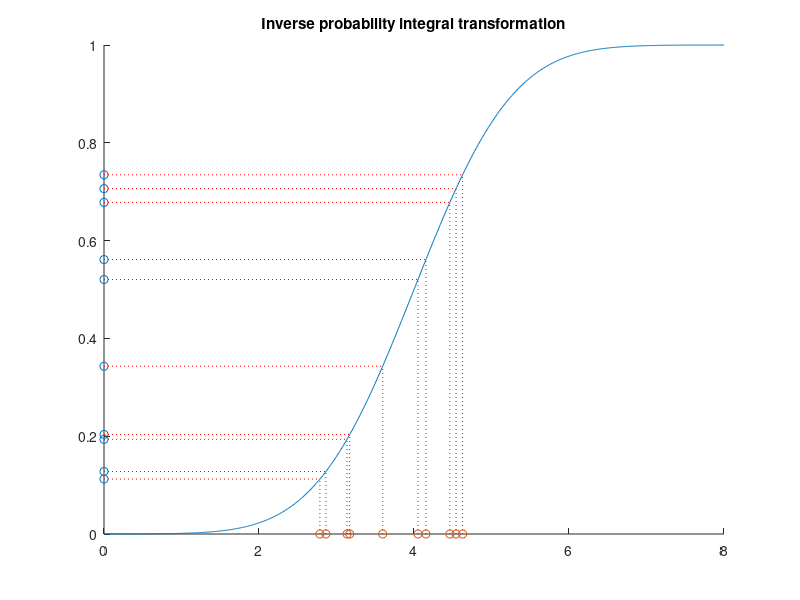
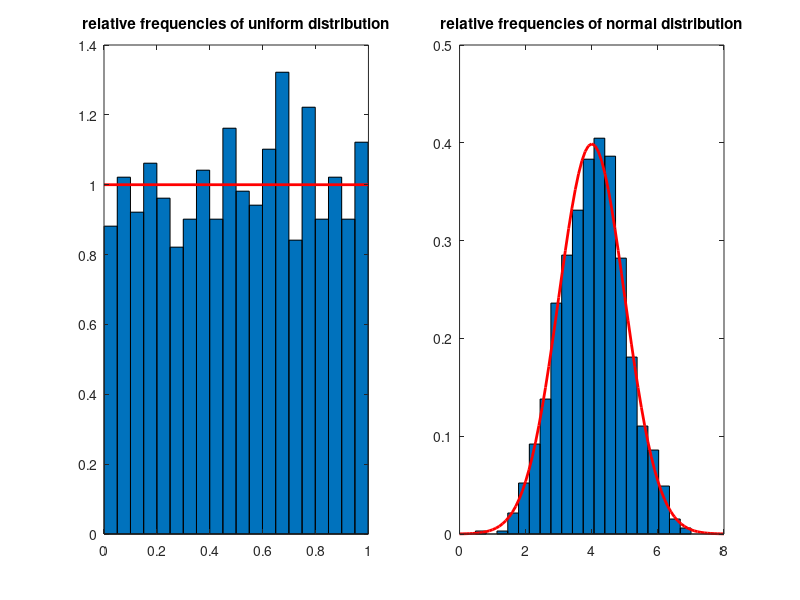

Write MATLAB code to recreate these figures, in order. (Note: this script raises an error after producing the figures.)
%% Value-at-risk and GARCH
% Christian Groll
%
% Seminar für Finanzökonometrie, Ludwig-Maximilians-Universität 
% M�nchen. 
%
% All rights reserved.

%%
% Although the previous parts of the script shall not be
% understood as rigorous scientific investigation of the topics
% treated, they nevertheless demonstrate some first indications
% that simple regression models or curve fitting techniques do
% not provide the desired informational gains in financial 
% applications. The deterministic and predictable part of stock
% prices is usually too small, compared with the large
% uncertainty that is involved. Hence, stock market prices are
% commonly perceived as stochastic, so that they are best
% described in the framework of probability theory. This part of
% the course shall introduce some of the basic concepts used to
% capture the stochasticity in stock prices.

%% Required functions
%   garchestimation

%% Monte Carlo simulation
% As part of the standard MATLAB program the function rand()
% enables simulation of uniformly distributed pseudo random 
% variables. This is one of the most important tools for
% financial econometrics. However, the key to understanding this
% importance is to understand that these uniformly distributed
% simulated values can be transformed to samples of any given
% distribution function by a simple transformation.

% init params
n = 1000;     % sample size
nBins = 20;   % number of points per bin

% simulate from uniform distribution
simU = rand(n, 1);

% check appropriateness
hist(simU, nBins)

% calculate expected number of bins
expNum = n/nBins;

% include horizontal line at expected number of points per bin
line([0 1], expNum*[1 1], 'Color', 'r')
title(['sample size: ' num2str(n) ' / expected points per bin: '...
    num2str(expNum)])

%%
% In order to simulate random numbers of different distributions,
% one has to make use of the fact that the inverse cumulative
% distribution function F^(-1), applied to a uniformly 
% distributed random variable simU, generates a random vector with 
% cumulative distribution equal to F. This theorem is called 
% inverse probability integral transformation (PIT), and can be 
% best understood by looking at a graphical visualization. Here, 
% we use the normal distribution as an example.

% init params
n2 = 10;    % sample size
mu = 4;     % params distribution 
sigma = 1;

% show first n2 points of simU on y-axis
close
scatter(zeros(n2, 1), simU(1:n2), 'r.')
hold on;

% plot cumulative distribution function
grid = 0:0.01:8;
vals = normcdf(grid, mu, sigma);
plot(grid, vals)

% scatter resulting values after inverse PIT
X = norminv(simU, mu, sigma);
scatter(X(1:n2), zeros(n2, 1), 'r.')

% plot lines between points to indicate relation
for ii=1:n2
    % horizontal line, beginning in uniform sample point
    line([0 X(ii)], [simU(ii) simU(ii)], 'Color', 'r',...
       'LineStyle', ':')
    
    % vertical line, beginning in new point, up to function
    line([X(ii) X(ii)], [0 simU(ii)], 'Color', 'r', 'LineStyle', ':')
end
title('Inverse probability integral transformation')

%%
% As can be seen, points in the middle of the [0 1] interval
% encounter a very steep slope of the cumulative distribution
% function, so that the distances between those points are
% effectively reduced. Hence, the associated area on the x-axis
% will exhibit an accumulation of sample points. In contrast to
% that, points in the outer quantiles of the distribution will
% encounter a very shallow slope, and hence will be taken further
% apart of each other.
%
% In order to show that this distortion happens exactly in the 
% required way to produce sample points of the predetermined 
% distribution, one can compare the relative frequencies of the 
% sample points with the probability density function of the 
% targeted distribution.

figure('position', [50 50 1200 600])

% plot histogram, normalized to entail area of one
subplot(1, 2, 1);
[counterU locationsU] = hist(simU, nBins);  % count points in bins
width = diff(locationsU(1:2));          % get bin width
bar(locationsU, counterU/(n*width), 1);   % Rescale bins to sum up
        % to area 1. Without adjustment, area is number of points
        % time bin width.
hold on;

% include underlying uniform distribution
plot([0 1], [1 1], 'r', 'LineWidth', 2)
title('relative frequencies of uniform distribution')

% plot histogram of transformed sample points, normalized
subplot(1, 2, 2);
[counterX locationsX] = hist(X, nBins);
width = diff(locationsX(1:2));
bar(locationsX, counterX/(n*width), 1);
hold on;

% include underlying normal distribution
grid = mu-4:0.1:mu+4;
plot(grid, normpdf(grid, mu, sigma), 'r', 'LineWidth', 2);
title('relative frequencies of normal distribution')

%%
% Hence, given any distribution function, we now are capable of
% simulating samples of it. However, in practice we usually
% encounter a different problem : we observe some data, but do
% not know the underlying distribution function, which has to be
% estimated based on the data.
%
% We will now implement code to estimate the parameters of a
% given distribution function based on maximum likelihood. In
% order to get an impression of how good the estimation step
% performs, we will adapt it to simulated data with known
% underlying distribution first.
%
% The likelihood of a given sample point is defined as the value
% of the probability density function. Furthermore, the
% likelihood of a given sample with more than one point is
% defined as the product of the individual likelihoods. 

% init params example
n = 1000;   % number sample points
mu = 2;
sigma = 1;
points = normrnd(mu, sigma, n, 1);    % simulate data points

% likelihood first point only
lh1 = (sigma^2*2*pi)^(-0.5)*exp((-0.5)*(points(1)-mu)^2/sigma^2);
fprintf(['\nThe likelihood of the first point is given by '...
    num2str(lh1) '.\n'])
fprintf(['It also can be calculated using an '...
    'existing MATLAB function:\n'...
    'normpdf(points(1), mu, sigma) = ' ...
    num2str(normpdf(points(1), mu, sigma))...
    '.\n'])

%%

% calculate lh for all individual points
lhs = normpdf(points, mu, sigma);

% multiply first k points for each k up to 10
cumulatedLikelihoods = cumprod(lhs(1:10))'

%% 
% As can be seen, through multiplication the absolute value of
% the overall likelihood becomes vanishingly small very fast.
% This imposes numerical problems to the process of calculation,
% since MATLAB only uses a finite number of decimal places.
% Hence, parameter estimation is always done by maximization of
% the log-likelihood function. Note that multiplication of
% individual likelihoods becomes summation under the
% transformation to log-likelihoods.

% calculate log-likelihood for sample points
llh = -0.5*log(sigma^2*2*pi)-0.5*(points-mu).^2/sigma^2;

% show cumulate sum
cumulatedSum = cumsum(llh(1:10))'

%% 
% As can be seen, using log-likelihood does not cause the same
% numerical problems. Now, let's create an anonymous function
% that takes the parameters of the normal distribution and the
% sample points as input, and calculates the negative
% log-likelihood. This function subsequently can be used in the
% optimization routine.

% anonymous function
nllh = @(params, data)sum(0.5*log(params(2)^2*2*pi)+...
    0.5*(data-params(1)).^2/params(2)^2); % note: in order to 
            % fulfill the requirements of the subsequent
            % optimization, the argument that shall be optimized
            % has to be given first, with all parameters
            % contained in one vector!        
            
% check correctness with existing MATLAB function
negLogLikelihoods = ...
    [nllh([mu sigma], points) normlike([mu sigma], points)]

%%
% Obviously, both values are identical.
   
%% 
% Since the parameter sigma of the normal distribution may not
% take on negative values, we are confronted with a constrained
% optimization problem. Hence, we have to use the function 
% fmincon.

% simulate random points from normal distribution
points = normrnd(mu, sigma, 1000, 1);

% standard normal as first guess
params0 = [0 1];

% specify bounds on parameters
lb = [-inf 0.1];
ub = [inf inf];

% set options for optimization
opt = optimset('algorithm', 'interior-point', 'TolX', 1e-14);

% three ways to perform optimization: using anonymous function
paramsHat1 = ...
   fmincon(@(params)nllh(params, points), params0, ...
   [], [], [], [], lb, ub, [], opt);

% different way, using anonymous function
paramsHat2 =...
    fmincon(nllh, params0, ...
    [], [], [], [], lb, ub, [], opt, points);

% using existing MATLAB function
paramsHat3 =...
    fmincon(@(params)normlike(params, points), params0, ...
    [], [], [], [], lb, ub, [], opt);

% showing wrong syntax using existing function
try
    paramsHat4 =...
        fmincon(normlike, params0, ...
        [], [], [], [], lb, ub, [], opt, points);
catch err
    fprintf(['MATLAB displays the following error:\n"'...
        err.message '"\n']);
end

%%
% While the first three optimization calls stop regularly, the
% fourth syntax produces an error as predicted. Comparison of the
% estimated parameters of the successful optimizations show
% equally good results for all three.

% compare results of different optimizations with real values
compareToRealParams = [mu sigma; paramsHat1; ...
    paramsHat2; paramsHat3]

%%
% Now that we successfully estimated the underlying normal
% distribution, we want to try the same estimation procedure for
% a Student's t-distribution.

% init params
n = 1000;
nu = 4;

% simulate values per inverse PIT
X = tinv(rand(n, 1), nu);

% determine individual likelihoods for vector of observations
lh = @(nu, X)gamma((nu+1)/2)*(nu*pi)^(-0.5)/gamma(nu/2)...
    *(1+X.^2/nu).^(-(nu+1)/2);

%%
% Note: function lh returns a vector itself. See for example:
outputDimension = size(lh(4, X))

%%
% Define function nllh_t that calculates the negative overall 
% log-likelihood based on the output of function lh.

% taking log of each entry and summing up
nllhT = @(nu, X)-sum(log(lh(nu, X)));


%% 
% Specify optimization settings and conduct optimization.

% init guess
param0 = 10;

% boundary constraints
lb = 0.1;
ub = inf;

% optimization
paramHat = fmincon(nllhT, param0, [], [], [], [], ...
    lb, ub, [], [], X);

%%
% Note that MATLAB displays a warning message, indicating that
% the currently used searching algorithm might not be accurate.
% You can switch to any of the suggested algorithms by changing
% the respective property of the optimization options structre
% via optimset(). Nevertheless, the results obtained are not too
% bad after all.

% compare with real parameter
compareToRealParam = [nu paramHat]

%% Application to real data
% Now we want to examine whether observed returns in the real
% world approximately follow a normal distribution. As first
% example we will chose the German stock market index for our
% investigation.

% specify ticker symbol as string variable
tickSym = '^GDAXI';     % specify stock data of interest

% specify beginning and ending as string variables
dateBeg = '01011990';       %  day, month, year: ddmmyyyy
dateEnd = datestr(today, 'ddmmyyyy');  % today as last date

% load data
daxCrude = hist_stock_data(dateBeg, dateEnd, tickSym);

% process data
[DAX.dates DAX.prices] = processData(daxCrude);

% calculate percentage log returns
DAX.logRet = 100*(log(DAX.prices(2:end))-log(DAX.prices(1:end-1)));

%%
% Fitting parameters of normal distribution to data.

% init bounds
lb = [-inf 0.001];
ub = [inf inf];

% optimization settings
opt = optimset('display', 'off', 'algorithm', 'sqp'); 

% estimate normal distribution parameters
paramsHat = ...
   fmincon(nllh, params0, ...
   [], [], [], [], lb, ub, [], opt, DAX.logRet);

% compare parameters with estimation from existing function
[muHat sigmaHat] = normfit(DAX.logRet);
paramComparison = [paramsHat; muHat sigmaHat]

%%
% In order to examine the goodness-of-fit of the estimated normal
% distribution, some visualizations can be helpful. First, a
% normalized histogram of the data shall be compared to the 
% probability density function of the fitted distribution.
% Moreover, as the largest financial risks are located in the
% tails of the distribution, the figure also shall show a more
% amplified view on the lower tail.

% show normalized histogram with density of normal distribution
[counterX locationsX] = hist(DAX.logRet, 50);
width = diff(locationsX(1:2));

% show bar diagram in first subplot
figure('position', [50 50 1200 600])
subplot(1, 2, 1);
bar(locationsX, counterX/(numel(DAX.logRet)*width), 1);
hold on;

% init grid
grid =...
    paramsHat(1)-5*paramsHat(2):0.01:paramsHat(1)+5*paramsHat(2);

% include underlying normal distribution
plot(grid, normpdf(grid, paramsHat(1), paramsHat(2)), ...
    'r', 'LineWidth', 2);
title('relative frequencies with normal distribution')

% show lower tail region amplified
subplot(1, 2, 2);
hold on;
bar(locationsX, counterX/(numel(DAX.logRet)*width), 1);
plot(grid, normpdf(grid, paramsHat(1), paramsHat(2)), ...
    'r', 'LineWidth', 2);
axis([paramsHat(1)-7*paramsHat(2) paramsHat(1)-2*paramsHat(2)...
    0 0.02])
title('lower tail')
hold off

%%
% As the amplification of the comparison of the lower tails
% shows, the relative frequency of extremely negative realizations
% is much larger than what would be suggested by the normal
% distribution. This indicates that the shape of the normal
% distribution is not able to provide a good fit to the
% realizations of stock returns observed. Another way to
% visualize the deviations between normal distribution modeling
% and reality is the QQ-plot.
%
% In order to compare the quantiles of the empirical returns with
% the quantiles of a given distribution function using MATLAB's
% qq-plot function, we need to specify the respective
% distribution by handing over simulated sample points with
% given distribution.

close   % close previous figure
figure('position', [50 50 1200 600])
subplot(1, 2, 1)

% generate sample points of given distribution
sample = normrnd(paramsHat(1), paramsHat(2), numel(DAX.logRet), 1);

% qq-plot: empirical returns vs. estimated normal distribution
qqplot(DAX.logRet, sample);
title('built-in qqplot')
xLimits = get(gca, 'xLim');
yLimits = get(gca, 'yLim');

%% 
% To avoid the imprecision caused by the determination of the
% function via sample values, and to get a more detailed
% understanding of the concept of qq-plots, we now want to
% reproduce the shown graphic with own code. Thereby the main 
% idea of a qq-plot is to plot quantiles corresponding to an
% equidistant grid of probabilities against each other. While 
% quantiles of the normal distribution can be calculated, 
% quantiles refering to the distribution of the observed data 
% points are approximated with the respective empirically 
% estimated values.

% arrange entries in chronological order
sorted = sort(DAX.logRet);

% init grid of equidistant probabilities
associatedCDFvalues = ((1:numel(sorted))/(numel(sorted)+1));

% associated ecdf values increase with fixed step size
format rat
associatedCDFvalues(1:4)
format short

%%

% get associated normal quantile values
convertToNormalQuantiles = ...
    norminv(associatedCDFvalues, paramsHat(1), paramsHat(2));

% generate qq-plot
subplot(1, 2, 2)
scatter(sorted, convertToNormalQuantiles, '+'); shg
xlabel('empirical quantiles')
ylabel('quantiles normal distribution')
set(gca, 'xLim', xLimits, 'yLim', yLimits);
title('manually programmed qq-plot')

% include straight line to indicate matching quantiles
line(xLimits, xLimits, 'LineStyle', '-.', 'Color', 'r')

%%
% Again, the qq-plot shows that the empirical quantiles in the
% lower tail are lower than suggested by the normal distribution.
% This is a commonly observable pattern of financial data, and it
% is refered to as fat tails. 

%% VaR
% With these insights in mind, we now want to estimate the 
% value-at-risk for the German stock index. The value-at-risk 
% associated with a given asset is nothing else than a lower 
% quantile of the distribution of returns. Hence, a value-at-risk
% of confidence level 95% denotes nothing else than a return 
% level that is fallen short of at maximum 5% of the times. 
% This value will be estimated on three different ways.

% init different value-at-risk confidence levels
quants = [0.005 0.01 0.05];

% estimate VaR based on fitted values of normal distribution
varNorm = norminv(quants, paramsHat(1), paramsHat(2));

%%
% Estimate DoF parameter for Student's t-distribution.

% determine individual likelihoods for a points vector
lh = @(nu, X)gamma((nu+1)/2)*(nu*pi)^(-0.5)/gamma(nu/2)...
    *(1+X.^2/nu).^(-(nu+1)/2);

% define function taking log of each entry and summing up
nllhT = @(nu, X)-sum(log(lh(nu, X)));

% init guess
param0 = 10;

% boundary constraints
lb = 0.1;
ub = inf;

% set options for optimization
opt = optimset('algorithm', 'sqp');

% optimization
paramHatT = fmincon(nllhT, param0, [], [], [], [], ...
    lb, ub, [], opt, DAX.logRet);

%%
% Associated value-at-risk estimations are given as the quantiles
% of the fitted Student's t-distribution and can be calculated by
% inversion.

% apply inverse cumulative distribution function
varT = icdf('t', quants, paramHatT);

%% 
% As third alternative, the value-at-risk can be estimated
% directly based on the observed returns as empirical quantiles.

% estimate VaR based on empirical quantiles
varEmp = quantile(DAX.logRet, quants);

% compare different VaR estimations
compareVaRs = [quants' varNorm' varT' varEmp']

% display labels of columns below
fprintf('\nConfLevels Norm Distr T Distr   Emp Quants\n')

%%
% As can be seen, the estimated values of VaR are quite different
% for different estimators. In contrast to the normal
% distribution, the Student's t-distribution assigns more
% probability to tail regions, which results in more extreme
% quantile values. However, this result does not yet
% automatically imply that a Student's t-distribution is the more
% appropriate distribution. In order to check both distributions
% for their goodness, we have to compare them in a backtesting
% procedure.

%% Backtesting
% For reasons of space we want to conduct the visual analysis
% only for one level of confidence. However, figures of the other
% confidence levels easily can be accessed through changing the
% determining index variable lev.


% init confidence level as index of variable quants
lev = 2;

figure('position', [50 50 1200 600]);

% show exceedances for normal distribution
subplot(1, 2, 1);

% indicate exceedances with logical vector
exceed = DAX.logRet <= varNorm(lev);

% show exceedances in red
scatter(DAX.dates([logical(0); exceed]), DAX.logRet(exceed), '.r')
        % first date entry left out since DAX.dates refers to
        % longer time series of prices
hold on;

% show non-exceedances in blue
scatter(DAX.dates([logical(0); ~exceed]), ...
    DAX.logRet(~exceed), '.b')
datetick 'x'
set(gca, 'xLim', [DAX.dates(2) DAX.dates(end)]);

% include VaR estimation
line([DAX.dates(2) DAX.dates(end)], varNorm(lev)*[1 1], ...
    'Color', 'k')
title(['Exceedance frequency ' ...
    num2str(sum(exceed)/numel(DAX.logRet), 2) ' instead of '...
    num2str(quants(lev))])

% same plot with results based on Student's t-distribution
subplot(1, 2, 2);
exceed2 = DAX.logRet <= varT(lev);
scatter(DAX.dates([logical(0); exceed2]), ...
    DAX.logRet(exceed2), '.r')
hold on;
scatter(DAX.dates([logical(0); ~exceed2]), ...
    DAX.logRet(~exceed2), '.b')
datetick 'x'
set(gca, 'xLim', [DAX.dates(2) DAX.dates(end)]);
line([DAX.dates(2) DAX.dates(end)], varT(lev)*[1 1], ...
    'Color', 'k')
title(['Exceedance frequency ' ...
    num2str(sum(exceed2)/numel(DAX.logRet), 2) ' instead of '...
    num2str(quants(lev))])

%%
% For further investigation of the goodness of the respective 
% estimation approaches, all exceedance frequencies are compared 
% to in a table.

% calculate exceedance frequencies for normal distribution
normFrequ = ...
    [sum((DAX.logRet <= varNorm(1))/numel(DAX.logRet));...
    sum((DAX.logRet <= varNorm(2))/numel(DAX.logRet));...
    sum((DAX.logRet <= varNorm(3))/numel(DAX.logRet))];

% calcualte exceedance frequencies for Student's t-distribution
tFrequ = ...
    [sum((DAX.logRet <= varT(1))/numel(DAX.logRet));...
    sum((DAX.logRet <= varT(2))/numel(DAX.logRet));...
    sum((DAX.logRet <= varT(3))/numel(DAX.logRet))];

% calculate exceedance frequencies for empirical quantiles
empFrequ = ...
    [sum((DAX.logRet <= varEmp(1))/numel(DAX.logRet));...
    sum((DAX.logRet <= varEmp(2))/numel(DAX.logRet));...
    sum((DAX.logRet <= varEmp(3))/numel(DAX.logRet))];

% display table
fprintf('\nExceedance frequencies:\n')
fprintf('Norm distr   t distr   Emp distr\n')
for ii=1:numel(quants)
    fprintf('%1.5f     %1.5f     %1.5f\n', ...
        normFrequ(ii), tFrequ(ii), empFrequ(ii));
end

%%
% This analysis shows two commonly observable characteristics.
% First, the exceedance frequencies associated with the empirical
% estimator are almost exactly the size that we want to observe.
% However, this should not lead you to erroneously conclude that
% the empirical estimator is unambiguously the best estimator,
% since the perfect fit is only achieved in-sample, that is it is
% achieved only on the data that we used for estimation. This is
% a classical overfitting problem, since we adjusted the 
% estimated quantiles to exactly match the observed data points 
% in the first place. Examining the out-of-sample properties of 
% the empirical estimator will show that it is not performing 
% equally well when applied to "unseen" data.
%
% And second, while all three estimators seem to approximately match 
% the demanded exceedance frequencies, the occurrences of the
% exceedances are clustered through time. That is, exceedances
% are not distributed uniformly over time, but observing an
% exceedance at one day increases the likelihood of an additional
% exceedance within the next days. This weakness of all
% estimators arises from the fact that we dropped all information
% of the sample with respect to the time dimension, since we
% treated returns as i.i.d. realizations of a certain random
% variable. Hence, estimating risk more adequately requires
% modeling the observations as time series in order to be able to
% match temporarily evolving high-volatility phases.

%% Simulation study: empirical quantiles
% In order to examine the properties of the empirical quantiles
% estimator we now will perform a short simulation study. The
% idea is to sample observations of a given distribution
% function, apply the empirical quantiles estimator to the sample
% data, and check whether we are able to approximately retrieve
% the quantile values of the original underlying distribution.

% init params
reps = 10000;       % number of repetitions
sampSize = 2500;    % approximately 10 years of data
dist = 't';         % underlying distribution 
param = 5;          % parameters: dimension depending on distr.
nBins = 30;         % number of bins in histogram plot

% get real quantile values
realQuants = icdf(dist, quants, param);

% preallocate result matrix
estQuants = zeros(reps, numel(quants));  % for each repetition we 
            % will get estimated values for each confidence level

% using for-loop, because of limited memory
for ii=1:reps
    % simulate data sample
    simU = rand(sampSize, 1);
    sampData = icdf(dist, simU, param);
    
    % get empirical quantiles for this repetition
    estQuants(ii, :) = quantile(sampData, quants);
end

% plot results
figure('position', [50 50 1200 600])
for ii=1:numel(quants)
    subplot(1, numel(quants), ii);
    hist(estQuants(:, ii), nBins)
    
    % include line indicating real quantile value
    yLimits = get(gca, 'yLim');
    line(realQuants(ii)*[1 1], yLimits, 'Color', 'r')
    
    % calculate mean squared error
    mse = sum((estQuants(:, ii)-realQuants(ii)).^2)/reps;
    
    title(['Quantile: ' num2str(quants(ii), 2) ',  MSE: ' ...
        num2str(mse, 3)])
end

%% 
% As indicated by the mean squared error as well as by the
% different scales of the x-axis, the goodness of the empirical
% quantile estimator decreases with decreasing quantile values.
% This is no surprise, since a sample of size 2500 on average
% only produces 12.5 observations below it's 0.005 quantile.
% Since the number of expected observations below the quantile
% value is the relevant size to the estimation procedure, the
% average performance of the estimator is rather poor.
   
%% Autoregressive processes
% The main idea of time series analysis is to not consider
% observations as independent over time, but to admit an effect
% of past returns to the distribution of todays return. The most
% common way thereby is to render first and second moments
% conditional. We will start with time-varying first moments.
% A very helpful device to detect serial dependence is to
% estimate the autocorrelation function of the process.

% init params
nLags = 20;     % number of lags

% estimate autocorrelation function
autoCorrCoeff = zeros(1, nLags);
for ii=1:nLags
    % get correlation between days of distance ii
    autoCorrCoeff(ii) = ...
        corr(DAX.logRet(1:end-ii), DAX.logRet(ii+1:end));
end

% plot estimated autocorrelation function
close
figure('position', [50 50 1200 600])
subplot(1, 2, 1)
stem(1:nLags, autoCorrCoeff, 'r.', 'MarkerSize', 12)
set(gca, 'yLim', [-0.2 1]);
set(gca, 'xGrid', 'on', 'yGrid', 'on')

% plot autocorrelation using existing MATLAB function
subplot(1, 2, 2)
autocorr(DAX.logRet)

%%
% Though there might be evidence for autocorrelation at lags 3
% and 4, there is rather no clear pattern observable. We now will
% try to replicate the observed autocorrelation function. First,
% we will investigate the properties of an AR(1) process by
% simulating a sample path of it.

% init params
a = 0.4;    % autoregression coefficient
n = 10000;   % path length
sigma = 0.8;    % standard deviation residual
y0 = 0;         % starting value

% simulate data
epsilons = normrnd(0, sigma, n, 1);
y = zeros(n, 1);
y(1, 1) = y0;

% because of the recursive nature of autoregressive processes we
% have to use for-loop
for ii=2:n
    y(ii) = a*y(ii-1)+epsilons(ii);
end

% plot path
close
figure('position', [50 50 1200 600])
subplot(1, 2, 1);
plot(y(1:150))
title('Simulated sample path')

% plot associated empirical autocorrelation function
subplot(1, 2, 2);
autocorr(y)

%%
% As can be seen, the autoregressive term of lag 1 causes a
% significant non-zero autocorrelation function in both first two
% lags. Since we observed a negative third lag and positive 
% fourth lag, we will take a look at a fourth order 
% autoregressive process.

% init params
a3 = -0.1;
a4 = 0.1;
y0 = 0;
y1 = 0;
y2 = 0;
y3 = 0;

% simulate data
epsilons = normrnd(0, sigma, n, 1);
y = zeros(n, 1);
y(1:4, 1) = [y0; y1; y2; y3];

for ii=5:n
    y(ii) = a3*y(ii-3)+a4*y(ii-4)+epsilons(ii);
end

% plot sample path
close
figure('position', [50 50 1200 600])
subplot(1, 2, 1);
plot(y(1:150))
title('simulate sample path')

% plot empirical autocorrelation function
subplot(1, 2, 2);
autocorr(y)

%% 
% As both graphics indicate, there lies a great flexibility in
% AR-processes when it comes to replicating first-moment features
% of real data. However, it is very difficult to distinguish
% between stochastically evolved artificial patterns and real
% existing autocorrelated structures.

% Although the empirical autocorrelation function seems to
% indicate that AR-processes could be able to replicate some
% first-moment characteristics of observable financial time 
% series, there are some considerable differences in
% the patterns of the second moments. One way to see this is by
% looking at the empirical autocorrelation functions of squared
% returns.

% compare autocorrelation functions of squared returns
close
figure('position', [50 50 1200 600])
subplot(1, 2, 1);
autocorr(DAX.logRet.^2)
title('real data')
subplot(1, 2, 2)
autocorr(y.^2)
title('simulated AR-data')

%% 
% As can be seen, squared returns exhibit long-lasting and
% persistent autocorrelations. This result can be interpreted as
% follows: correlation between squared returns is an indication
% of correlation between absolute return sizes. That is, if we
% observe high absolute returns at previous days, there is a
% high likelihood of a high absolute return for today, too. In
% other words: if previous returns exhibit high volatilities
% (high absolute values), today's absolute return is more likely to be
% high itself, while low volatility of previous days is likely to
% be followed by a return with small absolute value itself. This
% observation matches with the volatility clusters observed
% before.

%% Fitting AR(2) processes
% This is part of the homework.

%% GARCH(1,1)
% Since autoregressive processes are not able to replicate the
% persistent volatilities observable at financial time series, we
% need to come up with another model, called GARCH (generalized 
% autoregressive conditional heteroscedasticity). The idea
% associated with GARCH models is to render second moments
% conditional. That is, the model shall capture the pattern of
% financial time series that periods of high volatility are
% followed more likely by another high absolute return. Hence,
% the model treats the volatility prevailing at a certain point
% in time as conditional on the past realizations, with positive
% relationship between past volatility and conditional current
% volatility. Today's variance h(t) is modelled as linear function
% of yesterday's variance h(t-1) and yesterday's squared 
% observation y(t-1).^2. 
%
%   y(t) = sqrt(h(t))*epsilon(t)
%   h(t) = k + GARCH*h(t-1) + ARCH*y(t-1)^2
%
% In order to get a first impression about the model, we will 
% first simulate some data with given parameters.
%
% Since conditional distributions depend on yesterday's
% observation and standard deviation, the first simulated value
% of our path also needs some specification of the values of the
% previous days.

% starting values
y0 = 0;     
sigma0 = 1;

% init params
sampSize = 10000;       % path length

% GARCH parameters: h(t)=k+GARCH*h(t-1)+ARCH*y(t-1)^2
garch = 0.6;
arch = 0.2;
k = 0.2;

% preallocate y and sigma
y = zeros(sampSize, 1);
sigmas = zeros(sampSize, 1);

% simulate standardized residuals
epsilons = randn(sampSize, 1);

% take first values as given
y(1) = y0;
sigmas(1) = sigma0;

for ii=2:sampSize
    % calculate new sigma
    sigmas(ii) = ...
        sqrt(k+garch*sigmas(ii-1)^2 + arch*y(ii-1)^2);
    
    % multiply standardized residual with current standard dev.
    y(ii) = epsilons(ii)*sigmas(ii);
end

% visualization of simulated data patterns
close
figure('position', [50 50 1200 800])

% show sample path
subplot(3, 2, 1:2);
plot(y(1:600))
title('sample path')

% show simulated series of conditional standard deviations
subplot(3, 2, 3:4);
plot(sigmas(1:600))
title('conditional standard deviations')

% show autocorrelation functions
subplot(3, 2, 5);
autocorr(y)
title('autocorr returns')
set(gca, 'yLim', [-0.2 0.6]);
subplot(3, 2, 6);
autocorr(y.^2)
set(gca, 'yLim', [-0.2 0.6]);
title('autocorr squared returns')

%%
% When looking at the visualization, some points become evident.
% First, the time series does exhibit volatility clusters of
% small scale. While there do appear short periods with
% relatively high standard deviations, the high volatility
% phases seem to disappear faster than in reality. And second,
% the model in general seems to be appropriate to generate
% persistent dependencies in absolute returns, measurable through
% the autocorrelation function applied to squared returns.
% Nevertheless, the persistency measured with the autocorrelation
% also drops faster than for comparable real data.

%%
% To break away from the distortions incorporated by arbitrarily
% chosing the parameters of the model, we now want to fit a GARCH
% model to empirical data via maximum likelihood. However, in
% order to get a better understanding about the individual steps 
% of the fitting procedure, we first implement some stand-alone 
% parts for simulated data.

% determine time series
tSeries = y;

% treat initial standard deviation and parameters as given
initSigma = 1;
params = [k garch arch];

%%
% The main point here is that once we are given the time series, 
% the parameter values and the initial standard deviation, we are
% able to reconstruct the series of sigmas.

% preallocate reconstructed sigmas
retrieveSigmas = zeros(numel(tSeries), 1);
retrieveSigmas(1) = initSigma;

% reconstruction
for ii=2:numel(tSeries)
    % current sigmas depend on last sigma and last observation
    % through parameter values of the model
    retrieveSigmas(ii) = sqrt(params(1)+...
        params(2)*retrieveSigmas(ii-1)^2 + ...
        params(3)*tSeries(ii-1)^2);
end

%%
% As verification, sigmas of simulated time series can be
% compared with those reconstructed.
figure('position', [50 50 1200 600])
subplot(2, 1, 1);
plot(sigmas)
title('simulated sigmas')
subplot(2, 1, 2);
plot(retrieveSigmas)
title('retrieved sigmas')

%% 
% Given the reconstructed series of time-varying sigma values, we
% now can calculate the log-likelihood of the observed time
% series. Thereby observations are assumed to be conditionally
% normally distributed with standard deviation given by sigma.

% calculate negative log-likelihood
nllh = sum(0.5*log(retrieveSigmas.^2*2*pi)+...
    0.5*(tSeries.^2./retrieveSigmas.^2));

%%
% Since the series of retrieved sigmas depends on the selection
% of parameters and initial values, the negative log-likelihood
% also is influenced by these inputs. Hence, we can come up with
% a two-step estimation procedure, where in a first step the
% series of sigmas is retrieved, and in a second step the
% associated negative log-likelihood is calculated. Bundling both
% steps in one function, we get an objective function usable for
% optimization. This function is implemented as
% garchEstimation(). Now we will perform the estimation of the
% GARCH parameters.

% init params
params0 = [0.1 0.1 0.1];

% linear parameter restrictions: params(2)+params(3)<1
A = [0 1 1];
b = 1;

% lower and upper bounds
lb = [0.01 0.01 0.01];
ub = [0.99 0.99 0.99];

% init vals
data = y;
initVals = [0 1];

% optimization settings
opt = optimset('algorithm', 'sqp');

% optimization
paramsHat = fmincon(...
    @(params)garchEstimation(params, data, initVals), params0, ...
    A, b, [], [], lb, ub, [], opt);

compareToRealParams = [paramsHat; params]

%% 
% Given our estimated values we are again able to extract a
% series of sigma values. These extracted sigma values give us an
% indication of whether there have been periods of high
% volatility in the time series or not. The following cell will
% perform the same analysis for real stock data.

% specify data
data = DAX.logRet;

% optimization settings
opt = optimset('algorithm', 'sqp');

% optimization
[paramsHat nllhVal] = fmincon(...
    @(params)garchEstimation(params, data, initVals), params0, ...
    A, b, [], [], lb, ub, [], opt);

% extract estimated sigma series 
retrieveSigmas = zeros(numel(data), 1);
retrieveSigmas(1) = initVals(2);

% reconstruction
for ii=2:numel(data)
    % current sigmas depend on last sigma and last observation
    % through parameter values of the model
    retrieveSigmas(ii) = sqrt(paramsHat(1)+...
        paramsHat(2)*retrieveSigmas(ii-1)^2 + ...
        paramsHat(3)*data(ii-1)^2);
end

% plot observed values with extracted sigmas
close
figure('position', [50 50 1200 600])

subplot(2, 1, 1);
plot(DAX.dates(2:end), DAX.logRet)
datetick 'x'
set(gca, 'xLim', [DAX.dates(2) DAX.dates(end)]);

subplot(2, 1, 2);
plot(DAX.dates(2:end), retrieveSigmas)
datetick 'x'
set(gca, 'xLim', [DAX.dates(2) DAX.dates(end)]);


%%
% Since GARCH is one of the most important models in
% econometrics, all the standard applications associated with the
% model are already implemented in the econometrics toolbox of
% MATLAB. The framework is built on specification of
% GARCH models using a structure variable, which is the basic
% component to pass over model specifications between functions.
% As default model MATLAB has chosen the same GARCH(1,1) model 
% with constant in the variance equation that we already have
% chosen above, with the one deviation that it also incorporates
% a constant term in the mean equation. However, we fit the 
% default model to data without further specifications and
% compare it with our results so far.

% maximum likelihood estimation of parameters
[coeff, errors, llf, innovations, sigmas, summary] = ...
    garchfit(DAX.logRet);

%%
% Displaying the estimated coefficient structure allows
% comparison with the values estimated based on our own
% functions.

% display coefficient structure
coeff

% own values
fprintf('\nIn contrast to that, own values are:\n')
fprintf('       K: %1.4f\n', paramsHat(1))
fprintf('   GARCH: %1.4f\n', paramsHat(2))
fprintf('    ARCH: %1.4f\n', paramsHat(3))

% compare log-likelihoods
logLikelihoods = [-nllhVal llf]

%%
% As the displayed values show, there are no substantial
% deviations, since the constant term in the mean equation is
% rather small. However, the garchfit function conveniently
% returns some more outputs, which are useful for further
% investigations. For example, previous plots easily can be 
% replicated.
 
close
figure('position', [50 50 1200 600])
subplot(2, 1, 1)
plot(DAX.dates(2:end), DAX.logRet)
datetick 'x'
set(gca, 'xLim', [DAX.dates(2) DAX.dates(end)]);

subplot(2, 1, 2)
plot(DAX.dates(2:end), sigmas)
datetick 'x'
set(gca, 'xLim', [DAX.dates(2) DAX.dates(end)]);

%%
% Furthermore, it is easy to derive the standardized returns,
% where distortions from time-varying conditional first two 
% moments have been extracted. Since the distribution of these 
% standardized returns is the foundation in our maximum 
% likelihood estimation procedure, it is reasonable to examine 
% our assumption of normally distributed conditional returns.

% init params
nBins = 30;
n = numel(DAX.logRet);     % number of observations

% get standardized returns
stdRets = innovations./sigmas;

% compare with normal distribution
[counterX locationsX] = hist(stdRets, nBins);
width = diff(locationsX(1:2));
close all
bar(locationsX, counterX/(n*width), 1);
hold on;

% include best fitting normal distribution
[muhat sigmahat] = normfit(stdRets);
grid = muhat-4:0.1:muhat+4;
plot(grid, normpdf(grid, muhat, sigmahat), 'r', 'LineWidth', 2);
title('relative frequency normal distribution')

%% 
% Since the figure does not exhibit substantial deviations, our
% priorly made assumption of conditional normally distributed
% returns seems to be sustainable. The next step now is to
% examine the performance of the GARCH model in a backtesting
% procedure.

% preallocate VaR vector
vars = zeros(numel(quants), numel(DAX.logRet));

for ii=1:numel(DAX.logRet)
    % get sigma value
    curr_sigma = sigmas(ii);
    vars(:, ii) = norminv(quants', coeff.C, curr_sigma);
end

for ii=1:numel(quants)
    % get exceedances
    exceeds = (DAX.logRet' <= vars(ii, :));
    
    % include in figure
    figure('position', [50 50 1200 600])
    plot(DAX.dates([logical(0) ~exceeds]), ...
        DAX.logRet(~exceeds), '.')
    hold on;
    plot(DAX.dates([logical(0) exceeds]), ...
        DAX.logRet(exceeds), '.r', 'MarkerSize', 12)
    datetick 'x'
    set(gca, 'xLim', [DAX.dates(2) DAX.dates(end)], ...
        'yLim', [floor(min(DAX.logRet))-1 0]);

    % include line for VaR estimations
    hold on;
    plot(DAX.dates(2:end), vars(ii, :), '-k')

    % calculate exceedance frequency
    frequ = sum(exceeds)/numel(DAX.logRet);
    
    title(['Exceedance frequency: ' num2str(frequ, 3)...
        ' instead of ' num2str(quants(ii), 3)])
end



%%
close all

